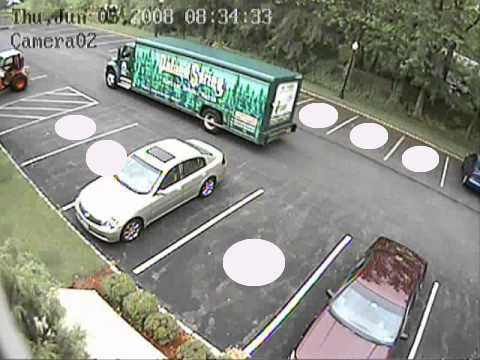
%> input picture images/image3.jpg, 480 x 360 px
$ octave code3.m   (GNU Octave 9; MATLAB toolbox functions it lacks are replaced by stand-ins)
%> lines starting %> are read from the running program, lines starting %| are printed output that depends on the picture; in (x1, y1, x2, y2) boxes, pixels count from 0 and x2, y2 are one past the last pixel; in counts of white or black regions, pixels touching at a corner belong together; the program's own positions count from 1
### ellipseDetection.m
function bestFits = ellipseDetection(img, params)
 %link: http://in.mathworks.com/matlabcentral/fileexchange/33970-ellipse-detection-using-1d-hough-transform
% ellipseDetection: Ellipse detection
%
% Overview:
% --------
% Fits an ellipse by examining all possible major axes (all pairs of points) and
% getting the minor axis using Hough transform. The algorithm complexity depends on
% the number of valid non-zero points, therefore it is beneficial to provide as many
% restrictions in the "params" input arguments as possible if there is any prior
% knowledge about the problem.
%
% The code is reasonably fast due to (optional) randomization and full code vectorization.
% However, as the algorithm needs to compute pairwise point distances, it can be quite memory
% intensive. If you get out of memory errors, either downsample the input image or somehow
% decrease the number of non-zero points in it.
% It can deal with big amount of noise but can have severe problem with occlusions (major axis
% end points need to be visible)
%
% Input arguments:
% --------
% img
%   - One-channel input image (greyscale or binary).
% params
%   - Parameters of the algorithm:
%       minMajorAxis: Minimal length of major axis accepted.
%       maxMajorAxis: Maximal length of major axis accepted.
%        rotation, rotationSpan: Specification of restriction on the angle of the major axis in degrees.
%                                If rotationSpan is in (0,90), only angles within [rotation-rotationSpan,
%                               rotation+rotationSpan] are accepted.
%       minAspectRatio: Minimal aspect ratio of an ellipse (in (0,1))
%       randomize: Subsampling of all possible point pairs. Instead of examining all N*N pairs, runs
%                  only on N*randomize pairs. If 0, randomization is turned off.
%       numBest: Top numBest to return
%       uniformWeights: Used to prefer some points over others. If false, accumulator points are weighted
%                       by their grey intensity in the image. If true, the input image is regarded as binary.
%       smoothStddev: In order to provide more stability of the solution, the accumulator is convolved with
%                     a gaussian kernel. This parameter specifies its standard deviation in pixels.
%
% Return value:
% --------
% Returns a matrix of best fits. Each row (there are params.numBest of them) contains six elements:
% [x0 y0 a b alpha score] being the center of the ellipse, its major and minor axis, its angle in degrees and score.
%
% Based on:
% --------
% - "A New Efficient Ellipse Detection Method" (Yonghong Xie Qiang , Qiang Ji / 2002)
% - random subsampling inspired by "Randomized Hough Transform for Ellipse Detection with Result Clustering"
%   (CA Basca, M Talos, R Brad / 2005)
%
% Update log:
% --------
% 1.1: More memory efficient code, better documentation, more parameters, more solutions possible, example code.
% 1.0: Initial version
%
%
% Author: Martin Simonovsky
% e-mail: <mys007@seznam.cz>
% Release: 1.1
% Release date: 25.7.2013
%
%
% --------
%
% Redistribution and use in source and binary forms, with or without
% modification, are permitted provided that the following conditions are
% met:
%
%     * Redistributions of source code must retain the above copyright
%       notice, this list of conditions and the following disclaimer.
%     * Redistributions in binary form must reproduce the above copyright
%       notice, this list of conditions and the following disclaimer in
%       the documentation and/or other materials provided with the distribution
%
% THIS SOFTWARE IS PROVIDED BY THE COPYRIGHT HOLDERS AND CONTRIBUTORS "AS IS"
% AND ANY EXPRESS OR IMPLIED WARRANTIES, INCLUDING, BUT NOT LIMITED TO, THE
% IMPLIED WARRANTIES OF MERCHANTABILITY AND FITNESS FOR A PARTICULAR PURPOSE
% ARE DISCLAIMED. IN NO EVENT SHALL THE COPYRIGHT OWNER OR CONTRIBUTORS BE
% LIABLE FOR ANY DIRECT, INDIRECT, INCIDENTAL, SPECIAL, EXEMPLARY, OR
% CONSEQUENTIAL DAMAGES (INCLUDING, BUT NOT LIMITED TO, PROCUREMENT OF
% SUBSTITUTE GOODS OR SERVICES; LOSS OF USE, DATA, OR PROFITS; OR BUSINESS
% INTERRUPTION) HOWEVER CAUSED AND ON ANY THEORY OF LIABILITY, WHETHER IN
% CONTRACT, STRICT LIABILITY, OR TORT (INCLUDING NEGLIGENCE OR OTHERWISE)
% ARISING IN ANY WAY OUT OF THE USE OF THIS SOFTWARE, EVEN IF ADVISED OF THE
% POSSIBILITY OF SUCH DAMAGE.

    % default values
    if nargin==1; params=[]; end
    % - parameters to contrain the search
    if ~isfield(params,'minMajorAxis');     params.minMajorAxis = 10; end
    if ~isfield(params,'maxMajorAxis');     params.maxMajorAxis = 200; end
    if ~isfield(params,'rotation');            params.rotation = 0; end
    if ~isfield(params,'rotationSpan');        params.rotationSpan = 0; end
    if ~isfield(params,'minAspectRatio');    params.minAspectRatio = 0.1; end
    if ~isfield(params,'randomize');        params.randomize = 2; end
    % - others
    if ~isfield(params,'numBest');            params.numBest = 3; end
    if ~isfield(params,'uniformWeights');   params.uniformWeights = true; end
    if ~isfield(params,'smoothStddev');        params.smoothStddev = 1; end

    eps = 0.0001;
    bestFits = zeros(params.numBest,6);
    params.rotationSpan = min(params.rotationSpan, 90);
    H = fspecial('gaussian', [params.smoothStddev*6 1], params.smoothStddev);

    [Y,X]=find(img);
    Y = single(Y); X = single(X);
    N = length(Y);

    fprintf('Possible major axes: %d * %d = %d\n', N, N, N*N);

    % compute pairwise distances between points (memory intensive!) and filter
    % TODO: do this block-wise, just appending the filtered results (I,J)
    distsSq = bsxfun(@minus,X,X').^2 + bsxfun(@minus,Y,Y').^2;
    [I,J] = find(distsSq>=params.minMajorAxis^2 & distsSq<=params.maxMajorAxis^2);
    idx = I<J;
    I = uint32(I(idx)); J = uint32(J(idx));

    fprintf('..after distance constraint: %d\n', length(I));

    % compute pairwise angles and filter
    if params.rotationSpan>0
        tangents = (Y(I)-Y(J)) ./ (X(I)-X(J));
        tanLo = tand(params.rotation-params.rotationSpan);
        tanHi = tand(params.rotation+params.rotationSpan);
        if tanLo<tanHi
            idx = tangents > tanLo & tangents < tanHi;
        else
            idx = tangents > tanLo | tangents < tanHi;
        end
        I = I(idx); J = J(idx);
        fprintf('..after angular constraint: %d\n', length(I));
    else
        fprintf('..angular constraint not used\n');
    end

    npairs = length(I);

    % compute random choice and filter
    if params.randomize>0
        perm = randperm(npairs);
        pairSubset = perm(1:min(npairs,N*params.randomize));
        clear perm;
        fprintf('..after randomization: %d\n', length(pairSubset));
    else
        pairSubset = 1:npairs;
    end

    % check out all hypotheses
    for p=pairSubset
        x1=X(I(p)); y1=Y(I(p));
        x2=X(J(p)); y2=Y(J(p));

        %compute center & major axis
        x0=(x1+x2)/2; y0=(y1+y2)/2;
        aSq = distsSq(I(p),J(p))/4;
        thirdPtDistsSq = (X-x0).^2 + (Y-y0).^2;
        K = thirdPtDistsSq <= aSq; % (otherwise the formulae in paper do not work)

        %get minor ax propositions for all other points
        fSq = (X(K)-x2).^2 + (Y(K)-y2).^2;
        cosTau = (aSq + thirdPtDistsSq(K) - fSq) ./ (2*sqrt(aSq*thirdPtDistsSq(K)));
        cosTau = min(1,max(-1,cosTau)); %inexact float arithmetic?!
        sinTauSq = 1 - cosTau.^2;
        b = sqrt( (aSq * thirdPtDistsSq(K) .* sinTauSq) ./ (aSq - thirdPtDistsSq(K) .* cosTau.^2 + eps) );

        %proper bins for b
        idxs = ceil(b+eps);

        if params.uniformWeights
            weights = 1;
        else
            weights = img(sub2ind(size(img),Y(K),X(K)));
        end
        accumulator = accumarray(idxs, weights, [params.maxMajorAxis 1]);

        %a bit of smoothing and finding the most busy bin
        accumulator = conv(accumulator,H,'same');
        accumulator(1:ceil(sqrt(aSq)*params.minAspectRatio)) = 0;
        [score, idx] = max(accumulator);

        %keeping only the params.numBest best hypothesis (no non-maxima suppresion)
        if (bestFits(end,end) < score)
            bestFits(end,:) = [x0 y0 sqrt(aSq) idx atand((y1-y2)/(x1-x2)) score];
            if params.numBest>1
                [~,si]=sort(bestFits(:,end),'descend');
                bestFits = bestFits(si,:);
            end
        end
    end
end

### code3.m
% Code to show how using hough transform fails in finding ellipse.

% constants
sensitivity=0.75;
lower_cutoff_radius=5;
higher_cutoff_radius=25;

% take image as input
RGB = imread('/home/hgkumbhare/ivp project/images/image3.jpg');
%> RGB is the input picture: size 360x480x3 uint8; mean R, G, B 139.2, 142.1, 133.4
figure;
imshow(RGB);

% convert rgb to gray scale image
I = rgb2gray(RGB);
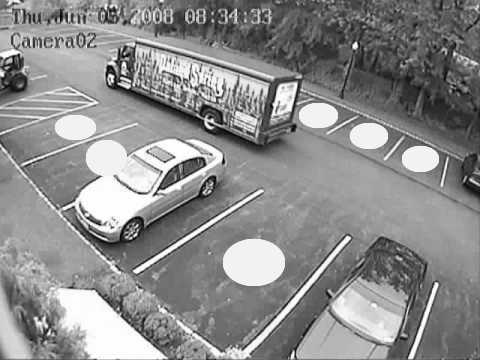
%> I: size 360x480 uint8; min 0, max 255, mean 140.3
figure;
imshow(I);

% convert grayscale to binary image
T = adaptthresh(I, 0.55);
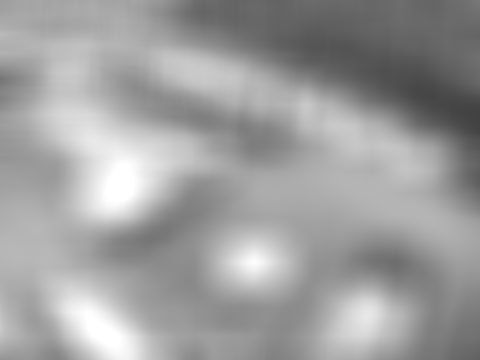
%> T: size 360x480 double; min 0.261, max 1, mean 0.622
BW = imbinarize(I,T);
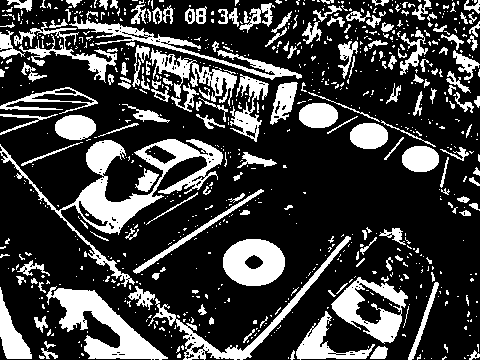
%> BW: size 360x480 logical; 24.9% white; 809 white regions (642 under 20 px), largest, box (x1, y1, x2, y2) and area: (0, 139, 223, 287) 5586, (46, 286, 168, 360) 3328, (223, 239, 285, 286) 2155
I=BW;
figure;
imshow(I);

% opening operation on image
se = strel('disk',7);
afterOpening = imopen(I,se);
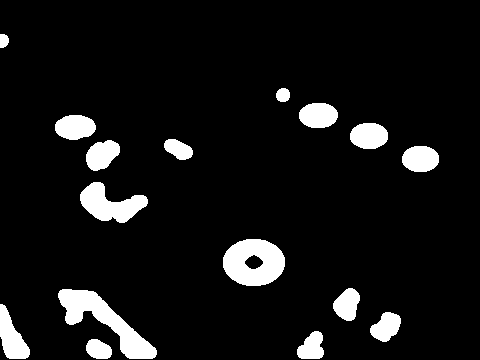
%> afterOpening: size 360x480 logical; 8% white; 16 white regions, largest, box (x1, y1, x2, y2) and area: (58, 289, 157, 359) 2390, (223, 239, 285, 286) 2151, (80, 182, 148, 223) 1507
figure
imshow(afterOpening,[]);

% edge detection
E = edge(afterOpening,'sobel');
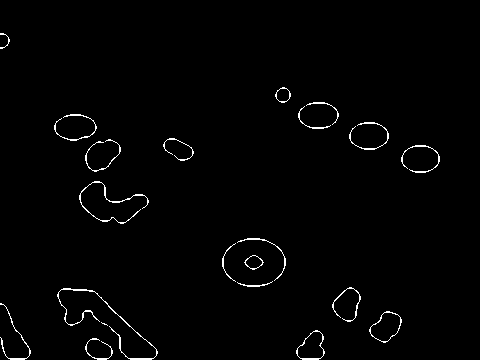
%> E: size 360x480 logical; 1.3% white in thin lines or dots, all inside (x1, y1, x2, y2) = (0, 33, 440, 360)

% override some default parameters
params.minMajorAxis = 30;
params.maxMajorAxis = 70;
params.numBest=30;
params.minAspectRatio=0.4;
params.randomise=0;
params.ratationSpan=180;
params.smoothStddev = 1;

% note that the edge (or gradient) image is used
bestFits = ellipseDetection(E, params);
%> in ellipseDetection, `[Y,X]=find(img);`: Y = 2313 values from 34 to 360; X = 2313 values from 1 to 440
%> in ellipseDetection, `Y = single(Y)`: Y = 2313 values, max 360 at index 88, min 34 at index 1, mean 237
%> in ellipseDetection, `N = length(Y);`: N = 2313
%| Possible major axes: 2313 * 2313 = 5349969
%> in ellipseDetection, `distsSq = bsxfun(@minus,X,X').^2 + bsxfun(@minus,Y,Y').^2;`:
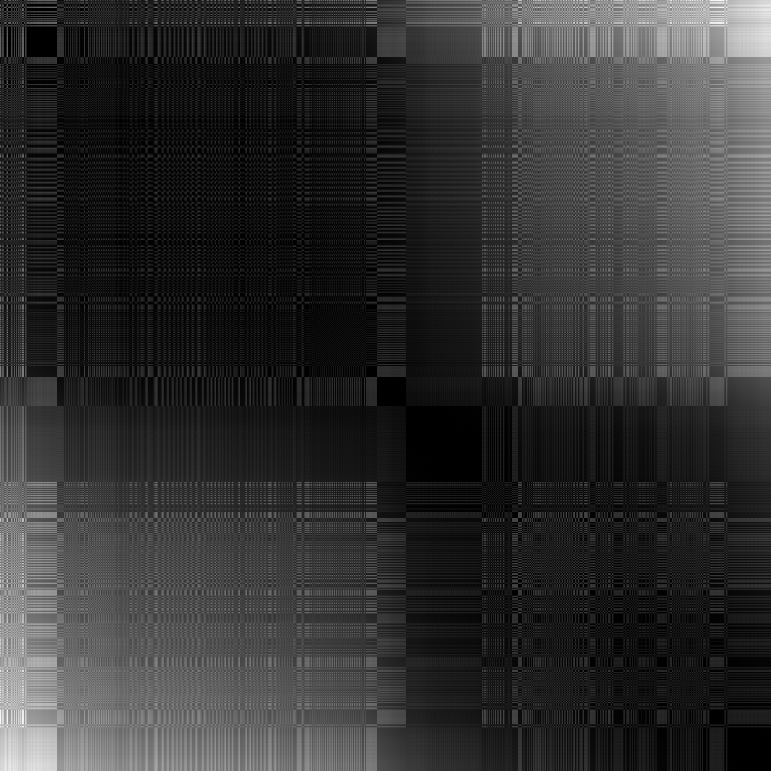
%> distsSq: size 2313x2313 single (shown at 1/3 size); min 0, max 247010, mean 49021; drawn with min black and max white
%> in ellipseDetection, `[I,J] = find(distsSq>=params.minMajorAxis^2 & distsSq<=params.maxMajor..`: I = 436692 values from 5 to 2313
%> in ellipseDetection, `idx = I<J;`: idx = 436692 logical values, 218346 true
%| ..after distance constraint: 218346
%> in ellipseDetection, `npairs = length(I);`: npairs = 218346
%> in ellipseDetection, `pairSubset = perm(1:min(npairs,N*params.randomize));`: pairSubset = 4626 values, max 218325 at index 1782, min 5 at index 1060, mean 109765.8
%| ..after randomization: 4626
%> the loop in ellipseDetection, `for p=pairSubset` made 4626 passes
%> (p, x1, y1, x2, y2, x0, y0, aSq) on passes 1 to 12: (184377, 316, 103, 372, 123, 344, 113, 884), (165497, 299, 115, 339, 117, 319, 116, 401), (91832, 126, 356, 128, 325, 127, 340.5, 241.2), (56536, 110, 164, 111, 202, 110.5, 183, 361.2), (111637, 110, 165, 144, 196, 127, 180.5, 529.2), (88419, 105, 359, 125, 322, 115, 340.5, 442.2), (171141, 320, 332, 351, 322, 335.5, 327, 265.2), (66232, 66, 317, 115, 312, 90.5, 314.5, 606.5), (104068, 89, 355, 138, 334, 113.5, 344.5, 710.5), (127383, 108, 141, 170, 139, 139, 140, 962), (198284, 342, 295, 389, 341, 365.5, 318, 1081.2), (110202, 86, 189, 143, 195, 114.5, 192, 821.2)
%> after the loop in ellipseDetection, `for p=pairSubset`: accumulator = 70 values, max 6.25 at index 30, min 0 at index 1, mean 1.2; bestFits = 30 rows, first 8: [254.5 263 31.56 24 -3.63 49.14; 254 263.5 31 24 -0.924 48.28; 254 262.5 31.1 23 -4.61 42.68; 254.5 264 31.56 24 3.63 36.9; 319 116 20.02 13 2.86 33.89; 255 261.5 31.04 22 2.77 30.17; 421 159.5 18.06 13 4.76 29.41; 369 136 19 13 0 29.3]; si = 30 values, max 30 at index 24, min 1 at index 1, mean 15.5
fprintf('Output %d best fits.\n', size(bestFits,1));
%| Output 30 best fits.
figure;
imshow(E);

% To show ellipse with circle of radius a
centers_selected=[];
radii_selected=[];
for i=1:size(bestFits,1)
    centers_selected=[centers_selected ; bestFits(i,1) bestFits(i,2)];
    radii_selected=[radii_selected ; max(bestFits(i,3),bestFits(i,4))];
end
%> this loop made 30 passes
%> (centers_selected, radii_selected) on passes 1 to 5: ([254.5 263], 31.56), ([254.5 263; 254 263.5], [31.56; 31]), ([254.5 263; 254 263.5; 254 262.5], [31.56; 31; 31.1]), ([254.5 263; 254 263.5; 254 262.5; 254.5 264], [31.56; 31; 31.1; 31.56]), ([254.5 263; 254 263.5; 254 262.5; 254.5 264; 319 116], [31.56; 31; 31.1; 31.56; 20.02])
%> radii_selected on passes 6 to 9: [31.56; 31; 31.1; 31.56; 20.02; 31.04], [31.56; 31; 31.1; 31.56; 20.02; 31.04; 18.06], [31.56; 31; 31.1; 31.56; 20.02; 31.04; 18.06; 19], [31.56; 31; 31.1; 31.56; 20.02; 31.04; 18.06; 19; 19.03]
%> after the loop, centers_selected = 30 rows, first 12: [254.5 263; 254 263.5; 254 262.5; 254.5 264; 319 116; 255 261.5; 421 159.5; 369 136; 369 137; 421.5 159.5; 254.5 264.5; 251.5 255]; radii_selected = 30 values, max 33.29 at index 27, min 18.06 at index 7, mean 27.7

h = viscircles(centers_selected,radii_selected);
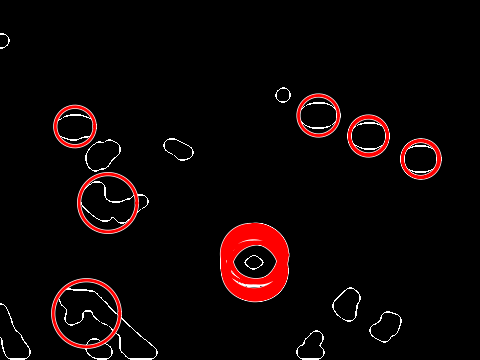
%> figure redrawn from the program's plot data

$ run again, with images/image1.jpg copied over images/image3.jpg
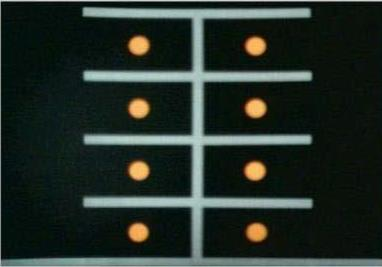
%> input picture images/image1.jpg, 382 x 267 px
%> RGB is the input picture: size 267x382x3 uint8; mean R, G, B 35.9, 46.4, 39.9
%> BW: size 267x382 logical; 20.4% white; 395 white regions (347 under 20 px), largest, box (x1, y1, x2, y2) and area: (16, 8, 382, 265) 13710, (0, 0, 382, 2) 383, (3, 266, 382, 267) 379
%> afterOpening: size 267x382 logical; 4.2% white; 14 white regions, largest, box (x1, y1, x2, y2) and area: (191, 156, 204, 189) 397, (244, 161, 266, 181) 360, (128, 98, 150, 119) 359
%> E: size 267x382 logical; 1.1% white in thin lines or dots, all inside (x1, y1, x2, y2) = (127, 9, 269, 243)
%> in ellipseDetection, `[Y,X]=find(img);`: Y = 1130 values from 10 to 243; X = 1130 values from 128 to 269
%> in ellipseDetection, `Y = single(Y)`: Y = 1130 values, max 243 at index 128, min 10 at index 523, mean 137.4
%> N = 1130
%| Possible major axes: 1130 * 1130 = 1276900
%> in ellipseDetection, `distsSq = bsxfun(@minus,X,X').^2 + bsxfun(@minus,Y,Y').^2;`:
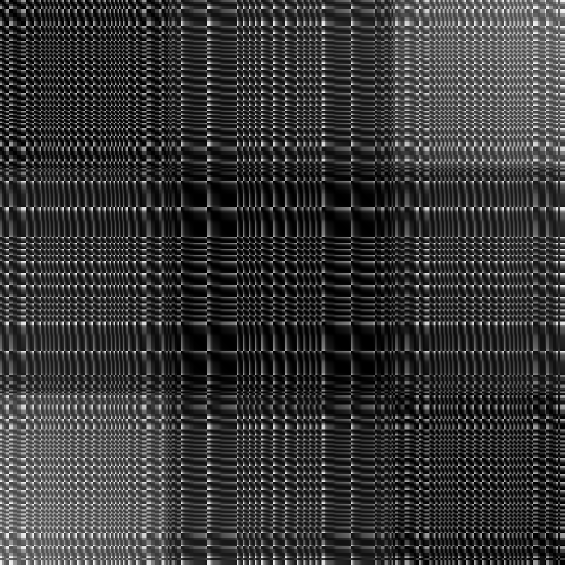
%> distsSq: size 1130x1130 single (shown at 1/2 size); min 0, max 58370, mean 12646.2; drawn with min black and max white
%> in ellipseDetection, `[I,J] = find(distsSq>=params.minMajorAxis^2 & distsSq<=params.maxMajor..`: I = 293944 values from 1 to 1130
%> in ellipseDetection, `idx = I<J;`: idx = 293944 logical values, 146972 true
%| ..after distance constraint: 146972
%> npairs = 146972
%> pairSubset = 2260 values, max 146958 at index 1782, min 14 at index 207, mean 73905.5
%| ..after randomization: 2260
%> the loop in ellipseDetection, `for p=pairSubset` made 2260 passes
%> (p, x1, y1, x2, y2, x0, y0, aSq) on passes 1 to 8: (124107, 206, 140, 257, 182, 231.5, 161, 1091.2), (111399, 194, 133, 253, 119, 223.5, 126, 919.2), (61814, 150, 49, 204, 20, 177, 34.5, 939.2), (38056, 149, 176, 194, 148, 171.5, 162, 702.2), (75146, 143, 181, 205, 163, 174, 172, 1042), (59517, 145, 55, 203, 21, 174, 38, 1130), (115198, 191, 181, 254, 182, 222.5, 181.5, 992.5), (44584, 190, 206, 197, 149, 193.5, 177.5, 824.5)
%> after the loop in ellipseDetection, `for p=pairSubset`: accumulator = 70 values, max 1.85 at index 14, min 0 at index 1, mean 0.369; bestFits = 30 rows, first 8: [198 172.5 16.53 8 86.53 23.39; 203.5 167.5 26.73 12 -82.48 19.52; 190 173.5 30.52 15 -88.12 19.28; 203 171 24.02 12 -87.61 18.95; 205 168.5 27.57 14 -85.84 18.16; 206 169.5 34.51 15 88.34 17.78; 193 167 27.17 12 83.66 17.01; 202.5 166.5 23.76 11 -81.53 16.81]; si = 30 values, max 30 at index 14, min 1 at index 1, mean 15.5
%| Output 30 best fits.
%> the loop `for i=1:size(bestFits,1)` made 30 passes
%> (centers_selected, radii_selected) on passes 1 to 4: ([198 172.5], 16.53), ([198 172.5; 203.5 167.5], [16.53; 26.73]), ([198 172.5; 203.5 167.5; 190 173.5], [16.53; 26.73; 30.52]), ([198 172.5; 203.5 167.5; 190 173.5; 203 171], [16.53; 26.73; 30.52; 24.02])
%> after the loop `for i=1:size(bestFits,1)`: centers_selected = 30 rows, first 12: [198 172.5; 203.5 167.5; 190 173.5; 203 171; 205 168.5; 206 169.5; 193 167; 202.5 166.5; 201 168.5; 201.5 167.5; 193 175.5; 201 168]; radii_selected = 30 values, max 34.51 at index 6, min 15.89 at index 22, mean 24.85
%> `h = viscircles(centers_selected,radii_selected);`:
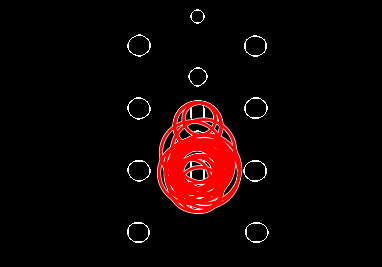
%> figure redrawn from the program's plot data
